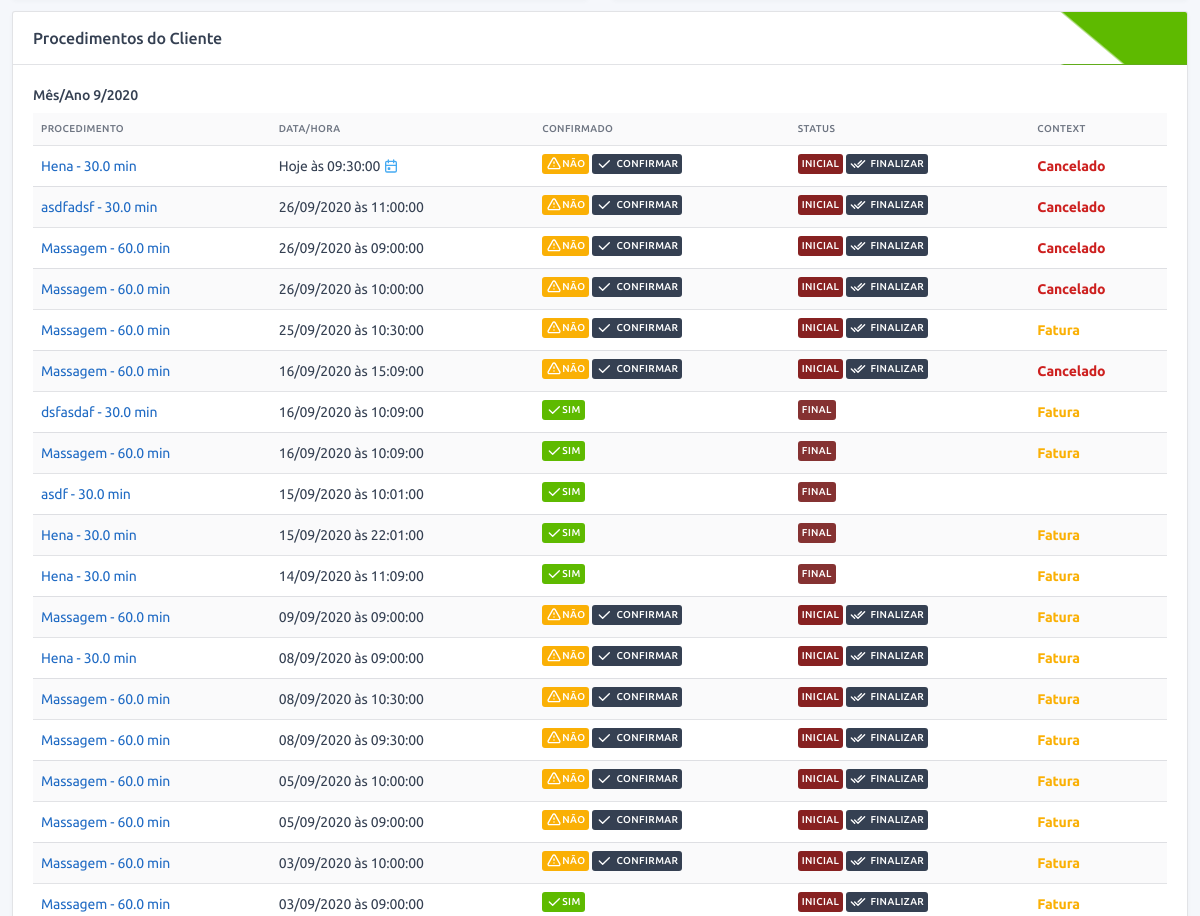
/user/admin/3/profile/ (signed in, middle part), run on an earlier commit of the app's database.
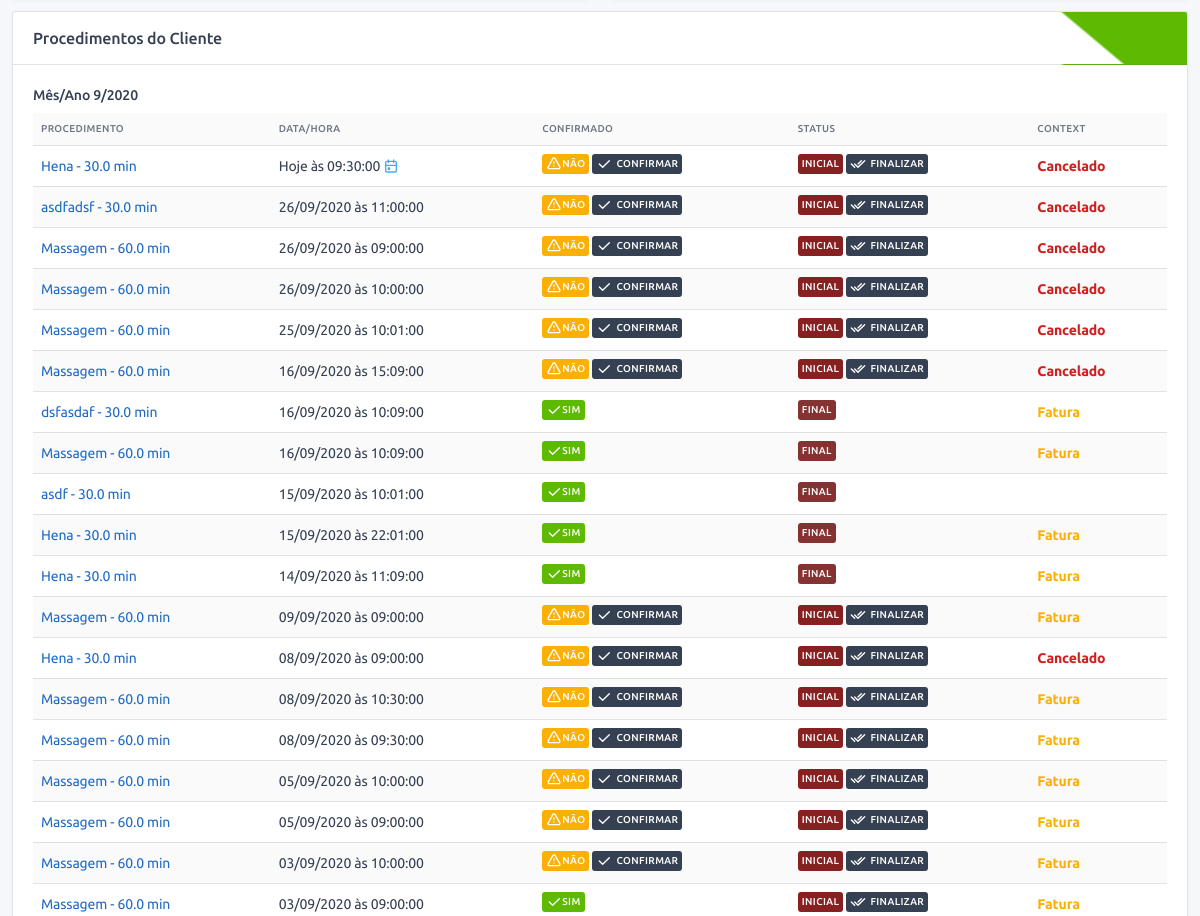
And on a later commit of the database.
### service/models.py (models this page shows, shortened)
class OrderOfService(BaseModel):
    type_of_service = models.ForeignKey("config.TypeOfService", verbose_name="Procedimento", on_delete=models.SET_NULL,
                                        null=True)
    status = models.ForeignKey("config.StatusService", verbose_name="Status", on_delete=models.PROTECT)
    finished = models.BooleanField("finalizado", default=False)
    counted = models.BooleanField("contabilizado", default=False, help_text="Procedimento já foi contabilizado?")
    confirmed = models.BooleanField("confirmado", default=False, help_text="Procedimento foi confirmado?")
    canceled = models.BooleanField("cancelado", default=False, help_text="Procedimento foi cancelado?")
    date = models.DateField("Data", default=timezone.localtime(timezone.now()))
    time = models.TimeField("Hora", default=timezone.localtime(timezone.now()))
    observation = models.TextField("observação", blank=True)
    customer = models.ForeignKey(User, verbose_name="Cliente", on_delete=models.CASCADE, blank=True, null=True)
    def get_absolute_url(self):
        return reverse(self.get_reverse_profile, kwargs={'cpk': self.customer.pk, 'pk': self.pk})
    def get_customer_finished_url(self):
        return reverse('service:admin:finish', kwargs={'pk': self.pk, 'flag': 1})
    def get_customer_confirmed_url(self):
        return reverse('service:admin:confirm', kwargs={'pk': self.pk, 'flag': 1})
    def get_confirmed_html(self):
        return settings.ICON_CONFIRMED if self.confirmed else settings.ICON_NOT_CONFIRMED
    def get_date_html(self):
        return f"Hoje às {self.time} <span class='text-info'>{ICON_CALENDAR}</span>" if self.date == date.today() \
            else f"{self.date.strftime('%d/%m/%Y')} às {self.time}"
    def get_is_success(self):
        return self.status.pk == settings.STATUS_SERVICE_FINISHED
    def get_contextual_html_admin(self):
        text = ""
        if self.canceled:
            text = "<span class='font-weight-bold text-danger'>Cancelado</span>"
        elif self.is_invoice_not_completed() or self.is_past_date_invoice():
            text = "<span class='font-weight-bold text-warning'>Fatura</span>"
        return mark_safe(text)
    def is_invoice_not_completed(self):
        return self.invoice.type_of_payment is None
    def is_past_date_invoice(self):
        return self.invoice.date < date.today() and self.invoice.status.pk != settings.STATUS_PAYMENT_SUCCESS

### config/models.py (models this page shows, shortened)
class BaseConfigModel(BaseModel):
    name = models.CharField("nome", max_length=128)
    def __str__(self):
        return self.name
    class Meta:
        abstract = True

class TypeOfService(BaseConfigModel):
    contextual = models.CharField("cor", default="#ffffff", max_length=7,
                                  help_text="Escolha uma cor para representar esse procedimento!")
    time = models.FloatField("tempo", default=30, help_text="Coloque o tempo em minutos, ex.: 1hr = 60min")
    value = models.DecimalField("Valor", max_digits=11, decimal_places=2, default=0,
                                help_text="Valor do procedimento, ele será usado para auto preenchimento de alguns "
                                          "campos!")
    rewarded_points = models.IntegerField("pontos ganhos", default=0)
    description = models.TextField("Descrição", blank=True, help_text="Usado no site para descrever o procedimento")
    image = models.ImageField("Foto", upload_to='images/', help_text="Foto representando o procedimento.",
                              blank=True, null=True)
    def __str__(self):
        return f"{self.name} - {self.time} min"

class StatusService(BaseConfigModel):
    contextual = models.CharField("cor", default="#ffffff", max_length=7,
                                  help_text="Escolha uma cor para representar esse status")

class StatusPayment(BaseConfigModel):
    contextual = models.CharField("cor", default="#ffffff", max_length=7,
                                  help_text="Escolha uma cor para representar esse status")

### financial/models.py (models this page shows, shortened)
class Invoice(BaseModel):
    order_of_service = models.OneToOneField("service.OrderOfService", verbose_name="Procedimento",
                                            on_delete=models.CASCADE, null=True, blank=True,
                                            help_text="Procedimento a qual esse lançamento pertence.")
    type_of_payment = models.ForeignKey("config.TypeOfPayment", verbose_name="Tipo de Pagamento", null=True,
                                        on_delete=models.PROTECT, help_text="Qual foi o tipo de pagamento?")
    status = models.ForeignKey("config.StatusPayment", verbose_name="Status", on_delete=models.PROTECT, null=True)
    value = models.DecimalField("Valor", max_digits=11, decimal_places=2, help_text="O valor que foi pago.")
    date = models.DateField("Data", default=now, help_text="Data do pagamento.")
    observation = models.TextField("Observação", blank=True, null=True)

### users/views.py (the view)
# urls.py: path('<int:pk>/profile/', profile_admin, name='profile'),
@login_required
@require_http_methods(["GET"])
@staff_member_required()
@permission_required('users.get_profile', raise_exception=True)
def profile_admin(request, pk):
    user = User.objects.get(pk=pk)
    services = user.orderofservice_set.filter(customer=user, status=settings.STATUS_SERVICE_FINISHED)
    type_of_services = TypeOfService.objects.filter(pk__in=services.values_list('type_of_service', flat=True))
    rewards = user.rewardretrieved_set.filter(retrieved=True)
    rewards_type = Reward.objects.filter(pk__in=rewards.values_list('reward', flat=True))
    return render(request, template_name='user/profile.html', context={
        'obj': user.profile,
        'options_chart_service': SimplePie(
            series=[services.filter(type_of_service=t).count() for t in type_of_services],
            colors=[t.contextual for t in type_of_services],
            labels=[t.name for t in type_of_services],
        ).get_options(),
        'options_chart_reward': SimplePie(
            series=[rewards.filter(reward=r).count() for r in rewards_type],
            colors=[r.contextual for r in rewards_type],
            labels=[r.name for r in rewards_type],
        ).get_options(),
    })

### base/models.py (called while the page is built)
    @property
    def get_reverse_profile(self):
        return '{}:{}:profile'.format(self._meta.app_label, self._meta.model_name)

### frontend/apexcharts/simple_pie.py (called while the page is built)
    def get_options(self):
        return {
            'series': self.series,
            'chart': {
                'width': self.width,
                'type': self.chart_type,
            },
            'colors': self.colors,
            'labels': self.labels,
            'title': {
                'text': self.title,
                'align': 'left'
            },
            'legend': {
                'position': 'bottom'
            },
            'responsive': [{
                'breakpoint': 480,
                'options': {
                    'chart': {
                        'width': 300
                    },
                }
            }],
        }

### users/models.py (called while the page is built)
    @property
    def get_edit_url(self):
        return reverse('users:rewardretrieved:edit', kwargs={'cpk': self.customer.pk, 'pk': self.pk})

    @property
    def get_confirm_url(self):
        return reverse('users:rewardretrieved:confirm', kwargs={'pk': self.pk})

    def get_contextual_html(self):
        return mark_safe(
            f"<span class='font-weight-bold text-success'>Retirado</span>" if self.retrieved
            else f"<span class='font-weight-bold text-warning'>Não Retirado</span>")

    def get_full_name(self):
        return self.name

    @property
    def get_new_service_url(self):
        return reverse('service:orderofservice:create', kwargs={'cpk': self.pk})

    @property
    def get_new_reward_url(self):
        return reverse('users:rewardretrieved:create', kwargs={'cpk': self.pk})

    @property
    def get_delete_url(self):
        return reverse('users:admin:delete', kwargs={'pk': self.pk})

    @property
    def get_edit_url(self):
        return reverse('users:admin:edit', kwargs={'pk': self.pk})

    @property
    def get_back_url(self):
        return reverse('users:admin:view')

    def is_birthday(self):
        today = datetime.today()
        return self.birth_date.day == today.day and self.birth_date.month == today.month if self.birth_date else False

    def get_dict_data(self):
        return {
            'Usuário': self.user.username,
            'Nome': self.get_full_name(),
            'Whatsapp': self.whatsapp,
            'Data de Nascimento': self.birth_date,
            'E-mail': self.user.email,
        }

    def has_service(self):
        return self.user.orderofservice_set.count()

### frontend/templates/user/profile.html (shortened to what this page needs)
{% extends '../base/profile.html' %}
{% load l10n %}
{% block profile_content %}
<div class="row align-items-center">
    <div class="col-lg-6 col-md-auto">
    </div>
    <div class="col-lg-6 col-md-auto">
    </div>
</div>
{% if obj.has_service %}
<div class="card mb-5">
    <div class="card-header bg-triangle-top-success">
        <h3 class="card-title">Procedimentos do Cliente</h3>
    </div>
    <div class="card-body">
        {% for k,v in obj.get_service_sorted_by_entry_date.items %}
        <div class="col-lg-12 col-md-auto">
            <h4>Mês/Ano {{k}}</h4>
            <div class="table-responsive">
                <table class="table table-hover table-striped">
                    <thead>
                    <tr>
                        <th>Procedimento</th>
                        <th>Data/Hora</th>
                        <th>Confirmado</th>
                        <th>Status</th>
                        <th>Context</th>
                    </tr>
                    </thead>
                    <tbody>
                    {% for kk,vv in v.items %}
                    {% for s in vv %}
                    <tr>
                        <td>
                            <a href="{{s.get_absolute_url}}">{{s.type_of_service}}</a>
                        </td>
                        <td>{{s.get_date_html|safe}}</td>
                        <td>
                            {{s.get_confirmed_html|safe}}
                            {% if not s.confirmed %}
                            <a class="badge bg-dark" data-toggle="tooltip" href="{{s.get_customer_confirmed_url}}"
                               title="{{TOOLTIP_SERVICE_CONFIRM}}">
                                {{ICON_CHECK|safe}} <span class="ml-1">Confirmar</span>
                            </a>
                            {% endif %}
                        </td>
                        <td>
                                <span class="badge"
                                      style="background-color: {{s.status.contextual}};">{{s.status}}</span>
                            {% if not s.get_is_success %}
                            <a class="badge bg-dark" data-toggle="tooltip"
                               href="{{s.get_customer_finished_url}}" title="{{TOOLTIP_SERVICE_FINISH}}">
                                {{ICON_DOUBLE_CHECK|safe}} <span class="ml-1">Finalizar</span>
                            </a>
                            {% endif %}
                        </td>
                        <td>
                            {{s.get_contextual_html_admin}}
                        </td>
                    </tr>
                    {% endfor %}
                    {% endfor %}
                    </tbody>
                </table>
            </div>
        </div>
        {% endfor %}
    </div>
</div>
{% endif %}
{% endblock %}

### frontend/templates/base/profile.html (shortened to what this page needs)
{% extends 'base.html' %}
{% block content %}
<div class="container-xl">
    {% block profile_content %}{% endblock %}
</div>
{% endblock %}

### frontend/templates/base.html (shortened to what this page needs)
<!DOCTYPE html>
<html lang="en">
<head>
    {% load static %}
    <link href="{% static 'dist/css/tabler.min.css' %}" rel="stylesheet"/>
    <link href="{% static 'custom/css/custom-css.css' %}" rel="stylesheet"/>
</head>
{% block body_html %}
<body class="antialiased">
<div class="page">
    <div class="content" id="content">
        {% block content %}{% include "dashboard.html" %}{% endblock %}
    </div>
</div>
</body>
{% endblock %}
</html>

### frontend/templates/topbar.html (shortened to what this page needs)
{% load static %}
                        {% now "Y" as current_year %}

### frontend/static/custom/css/custom-css.css (style rules this page uses)
.bg-triangle-top-success { background: linear-gradient(-140deg, #5eba00 10%, rgba(0, 0, 0, 0) 10.3%); }

### frontend/templates/base.html (style rules this page uses)
body { display: none; }

What changed in the data, as far as the page shows it:
changed OrderOfService (number 5 of 19 on the later page): get_date_html "25/09/2020 às 10:30:00" → "25/09/2020 às 10:01:00"; canceled False → True (drawn); get_contextual_html_admin "Fatura" → "Cancelado"
changed OrderOfService "08/09/2020 às 09:00:00": canceled False → True (drawn); get_contextual_html_admin "Fatura" → "Cancelado"
